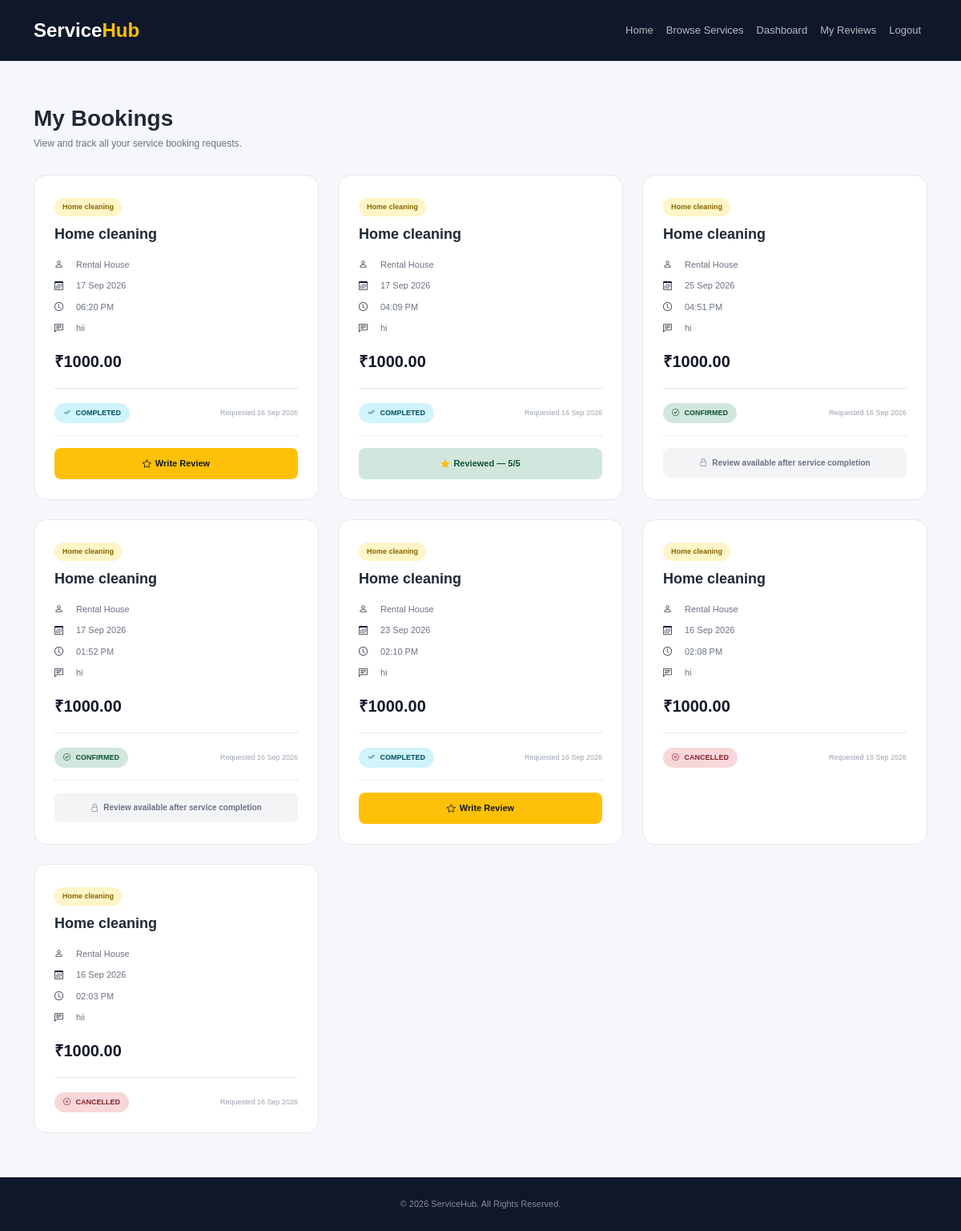
Page /my-bookings/ (signed in) on the committed database.
### service_app/models.py (models this page shows, shortened)
class Booking(models.Model):
    STATUS_CHOICES = [
        ("pending", "Pending"),
        ("confirmed", "Confirmed"),
        ("completed", "Completed"),
        ("cancelled", "Cancelled"),
    ]
    customer = models.ForeignKey(
        CustomerProfile,
        on_delete=models.CASCADE
    )
    service = models.ForeignKey(
        Service,
        on_delete=models.CASCADE
    )
    provider = models.ForeignKey(
        ProviderProfile,
        on_delete=models.CASCADE
    )
    booking_date = models.DateField()
    booking_time = models.TimeField()
    message = models.TextField(blank=True)
    status = models.CharField(
        max_length=20,
        choices=STATUS_CHOICES,
        default="pending"
    )
    created_at = models.DateTimeField(auto_now_add=True)

class Service(models.Model):
    provider = models.ForeignKey(
        ProviderProfile,
        on_delete=models.CASCADE,
        null=True,
        blank=True
    )
    category = models.ForeignKey(
        Category,
        on_delete=models.CASCADE
    )
    name = models.CharField(max_length=150)
    description = models.TextField()
    price = models.DecimalField(
        max_digits=10,
        decimal_places=2
    )
    is_active = models.BooleanField(default=True)
    created_at = models.DateTimeField(auto_now_add=True)

class Category(models.Model):
    name = models.CharField(max_length=100, unique=True)
    description = models.TextField(blank=True)

class ProviderProfile(models.Model):
    user = models.OneToOneField(User, on_delete=models.CASCADE)
    phone = models.CharField(max_length=15, blank=True)
    address = models.TextField(blank=True)
    business_name = models.CharField(max_length=150, blank=True)
    experience = models.PositiveIntegerField(default=0)

class Review(models.Model):
    RATING_CHOICES = [
        (1, "1 Star"),
        (2, "2 Stars"),
        (3, "3 Stars"),
        (4, "4 Stars"),
        (5, "5 Stars"),
    ]
    booking = models.OneToOneField(
        Booking,
        on_delete=models.CASCADE
    )
    customer = models.ForeignKey(
        CustomerProfile,
        on_delete=models.CASCADE
    )
    service = models.ForeignKey(
        Service,
        on_delete=models.CASCADE
    )
    provider = models.ForeignKey(
        ProviderProfile,
        on_delete=models.CASCADE
    )
    rating = models.PositiveSmallIntegerField(
        choices=RATING_CHOICES
    )
    comment = models.TextField()
    created_at = models.DateTimeField(
        auto_now_add=True
    )

### service_app/views.py (the view)
# urls.py: path("my-bookings/", views.customer_booking_list, name="customer_booking_list"),
@login_required(login_url="login")
def customer_booking_list(request):
    if not hasattr(request.user, "customerprofile"):
        return redirect("dashboard")
    customer = request.user.customerprofile
    bookings = Booking.objects.filter(
        customer=customer
    ).order_by("-id")
    return render(request, "customer_booking_list.html", {
        "bookings": bookings
    })

### templates/customer_booking_list.html (shortened to what this page needs)
<!DOCTYPE html>
<html lang="en">
<head>
    <link href="https://cdn.jsdelivr.net/npm/bootstrap@5.3.8/dist/css/bootstrap.min.css" rel="stylesheet">
    <link rel="stylesheet" href="https://cdn.jsdelivr.net/npm/bootstrap-icons@1.13.1/font/bootstrap-icons.min.css">
</head>
<body>
<nav class="navbar navbar-expand-lg navbar-dark">
    <div class="container">
        <a href="{% url 'home' %}" class="navbar-brand">
            Service<span>Hub</span>
        </a>
        <div class="collapse navbar-collapse" id="navbarMenu">
            <ul class="navbar-nav ms-auto">
                <li class="nav-item">
                    <a href="{% url 'home' %}" class="nav-link">
                        Home
                    </a>
                </li>
                <li class="nav-item">
                    <a href="{% url 'public_service_list' %}" class="nav-link">
                        Browse Services
                    </a>
                </li>
                <li class="nav-item">
                    <a href="{% url 'customer_dashboard' %}" class="nav-link">
                        Dashboard
                    </a>
                </li>
                <li class="nav-item">
                    <a href="{% url 'customer_reviews' %}" class="nav-link">
                        My Reviews
                    </a>
                </li>
                <li class="nav-item">
                    <a href="{% url 'logout' %}" class="nav-link">
                        Logout
                    </a>
                </li>
            </ul>
        </div>
    </div>
</nav>
<section class="page-section">
    <div class="container">
        <h1 class="page-title">
            My Bookings
        </h1>
        <p class="page-subtitle">
            View and track all your service booking requests.
        </p>
        {% if bookings %}
            <div class="row g-4">
                {% for booking in bookings %}
                    <div class="col-lg-4 col-md-6">
                        <div class="booking-card">
                            <span class="category">
                                {{ booking.service.category.name }}
                            </span>
                            <h4>
                                {{ booking.service.name }}
                            </h4>
                            <div class="info-row">
                                <i class="bi bi-person"></i>
                                <span>
                                    {% if booking.provider.business_name %}
                                        {{ booking.provider.business_name }}
                                    {% else %}
                                        {{ booking.provider.user.username }}
                                    {% endif %}
                                </span>
                            </div>
                            <div class="info-row">
                                <i class="bi bi-calendar3"></i>
                                <span>
                                    {{ booking.booking_date|date:"d M Y" }}
                                </span>
                            </div>
                            <div class="info-row">
                                <i class="bi bi-clock"></i>
                                <span>
                                    {{ booking.booking_time|time:"h:i A" }}
                                </span>
                            </div>
                            {% if booking.message %}
                                <div class="info-row">
                                    <i class="bi bi-chat-left-text"></i>
                                    <span>
                                        {{ booking.message|truncatechars:70 }}
                                    </span>
                                </div>
                            {% endif %}
                            <div class="price">
                                ₹{{ booking.service.price }}
                            </div>
                            <div class="booking-footer">
                                {% if booking.status == "pending" %}
                                    <span class="status status-pending">
                                        <i class="bi bi-hourglass-split me-1"></i>
                                        Pending
                                    </span>
                                {% elif booking.status == "confirmed" %}
                                    <span class="status status-confirmed">
                                        <i class="bi bi-check-circle me-1"></i>
                                        Confirmed
                                    </span>
                                {% elif booking.status == "completed" %}
                                    <span class="status status-completed">
                                        <i class="bi bi-check2-all me-1"></i>
                                        Completed
                                    </span>
                                {% elif booking.status == "cancelled" %}
                                    <span class="status status-cancelled">
                                        <i class="bi bi-x-circle me-1"></i>
                                        Cancelled
                                    </span>
                                {% endif %}
                                <span class="booking-date-created">
                                    Requested
                                    {{ booking.created_at|date:"d M Y" }}
                                </span>
                            </div>
                            {% if booking.status == "completed" %}
                                <div class="review-area">
                                    {% if booking.review %}
                                        <span class="review-done">
                                            <i class="bi bi-star-fill"></i>
                                            Reviewed — {{ booking.review.rating }}/5
                                        </span>
                                    {% else %}
                                        <a href="{% url 'add_review' booking.id %}"
                                           class="review-btn">
                                            <i class="bi bi-star"></i>
                                            Write Review
                                        </a>
                                    {% endif %}
                                </div>
                            {% elif booking.status == "confirmed" %}
                                <div class="review-area">
                                    <span class="review-waiting">
                                        <i class="bi bi-lock"></i>
                                        Review available after service completion
                                    </span>
                                </div>
                            {% endif %}
                        </div>
                    </div>
                {% endfor %}
            </div>
        {% endif %}
    </div>
</section>
<footer>
    <div class="container">
        © {% now "Y" %} ServiceHub. All Rights Reserved.
    </div>
</footer>
</body>
</html>

### templates/customer_booking_list.html (style rules this page uses)
* { box-sizing: border-box; }
body { margin: 0; font-family: Arial, sans-serif; background: #f5f7fa; color: #1f2937; }
a { text-decoration: none; }
.navbar { padding: 15px 0; background: #0f172a; }
.navbar-brand { color: white !important; font-size: 24px; font-weight: 800; }
.navbar-brand span { color: #ffc107; }
.nav-link { color: rgba(255,255,255,0.70) !important; font-size: 13px; }
.page-section { min-height: calc(100vh - 140px); padding: 55px 0; }
.page-title { margin-bottom: 5px; font-size: 28px; font-weight: 800; }
.page-subtitle { margin-bottom: 30px; color: #6b7280; font-size: 12px; }
.booking-card { height: 100%; padding: 25px; background: white; border: 1px solid #e5e7eb; border-radius: 16px; transition: 0.2s; }
.category { display: inline-block; padding: 5px 10px; margin-bottom: 12px; background: #fff5c7; color: #856500; border-radius: 20px; font-size: 9px; font-weight: 800; }
.booking-card h4 { margin-bottom: 18px; font-size: 18px; font-weight: 800; }
.info-row { display: flex; gap: 10px; margin-bottom: 10px; color: #6b7280; font-size: 11px; }
.info-row i { width: 17px; color: #0f172a; }
.price { margin-top: 18px; color: #111827; font-size: 20px; font-weight: 800; }
.status { display: inline-block; padding: 6px 11px; border-radius: 20px; font-size: 9px; font-weight: 800; text-transform: uppercase; }
.status-confirmed { background: #d1e7dd; color: #0f5132; }
.status-completed { background: #cff4fc; color: #055160; }
.status-cancelled { background: #f8d7da; color: #842029; }
.booking-footer { display: flex; align-items: center; justify-content: space-between; padding-top: 18px; margin-top: 18px; border-top: 1px solid #e5e7eb; }
.booking-date-created { color: #9ca3af; font-size: 9px; }
.review-area { padding-top: 15px; margin-top: 15px; border-top: 1px dashed #e5e7eb; }
.review-btn { display: flex; align-items: center; justify-content: center; gap: 5px; width: 100%; padding: 11px 15px; background: #ffc107; color: #111827; border-radius: 8px; font-size: 11px; font-weight: 800; transition: 0.2s; }
.review-done { display: flex; align-items: center; justify-content: center; gap: 5px; width: 100%; padding: 11px 15px; background: #d1e7dd; color: #0f5132; border-radius: 8px; font-size: 11px; font-weight: 800; }
.review-done i { color: #ffc107; }
.review-waiting { display: flex; align-items: center; justify-content: center; gap: 6px; width: 100%; padding: 11px 15px; background: #f3f4f6; color: #6b7280; border-radius: 8px; font-size: 10px; font-weight: 700; }
footer { padding: 25px 0; background: #0f172a; color: rgba(255,255,255,0.50); text-align: center; font-size: 11px; }

### rows in the picture
Booking: service.category.name "Home cleaning", service.name "Home cleaning", provider.business_name "Rental House", booking_date "17 Sep 2026", booking_time "06:20 PM", message "hii", service.price "1000.00", status "completed" (drawn), created_at "16 Sep 2026"
Booking: service.category.name "Home cleaning", service.name "Home cleaning", provider.business_name "Rental House", booking_date "17 Sep 2026", booking_time "04:09 PM", message "hi", service.price "1000.00", status "completed" (drawn), created_at "16 Sep 2026", review.rating "5"
Booking: service.category.name "Home cleaning", service.name "Home cleaning", provider.business_name "Rental House", booking_date "25 Sep 2026", booking_time "04:51 PM", message "hi", service.price "1000.00", status "confirmed" (drawn), created_at "16 Sep 2026", shows "Review available after service completion"
Booking: service.category.name "Home cleaning", service.name "Home cleaning", provider.business_name "Rental House", booking_date "17 Sep 2026", booking_time "01:52 PM", message "hi", service.price "1000.00", status "confirmed" (drawn), created_at "16 Sep 2026", shows "Review available after service completion"
Booking: service.category.name "Home cleaning", service.name "Home cleaning", provider.business_name "Rental House", booking_date "23 Sep 2026", booking_time "02:10 PM", message "hi", service.price "1000.00", status "completed" (drawn), created_at "16 Sep 2026"
Booking: service.category.name "Home cleaning", service.name "Home cleaning", provider.business_name "Rental House", booking_date "16 Sep 2026", booking_time "02:08 PM", message "hi", service.price "1000.00", status "cancelled" (drawn), created_at "16 Sep 2026"
Booking: service.category.name "Home cleaning", service.name "Home cleaning", provider.business_name "Rental House", booking_date "16 Sep 2026", booking_time "02:03 PM", message "hii", service.price "1000.00", status "cancelled" (drawn), created_at "16 Sep 2026"
